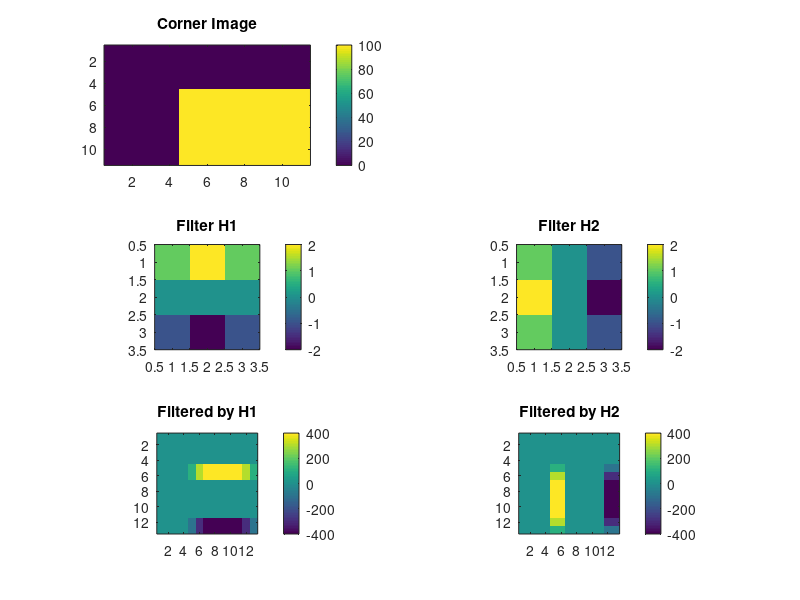
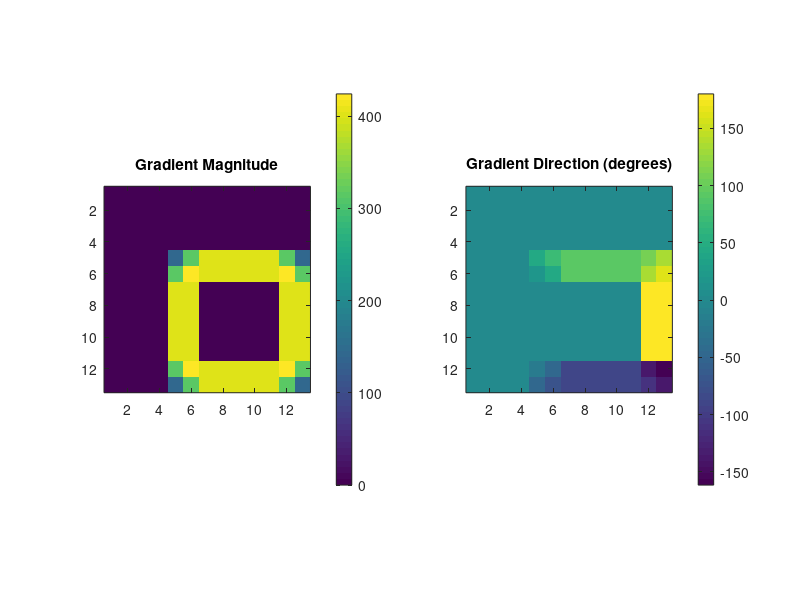
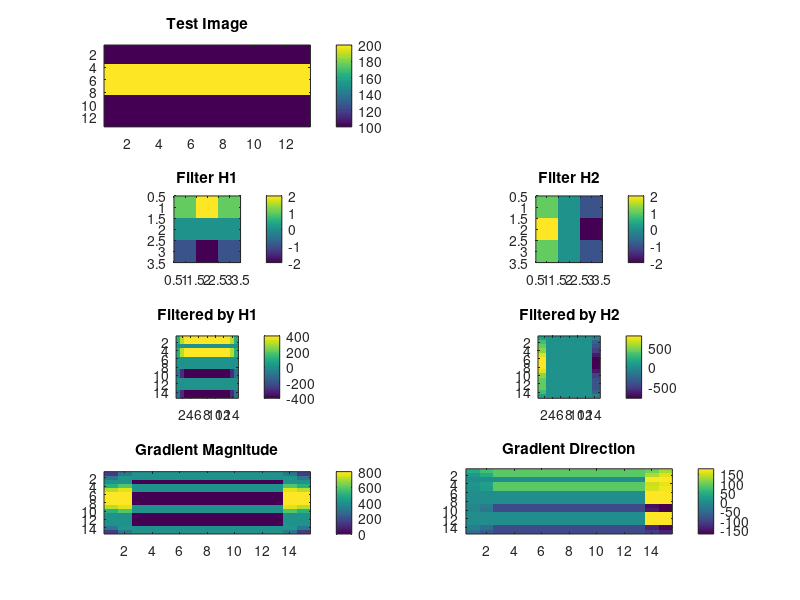
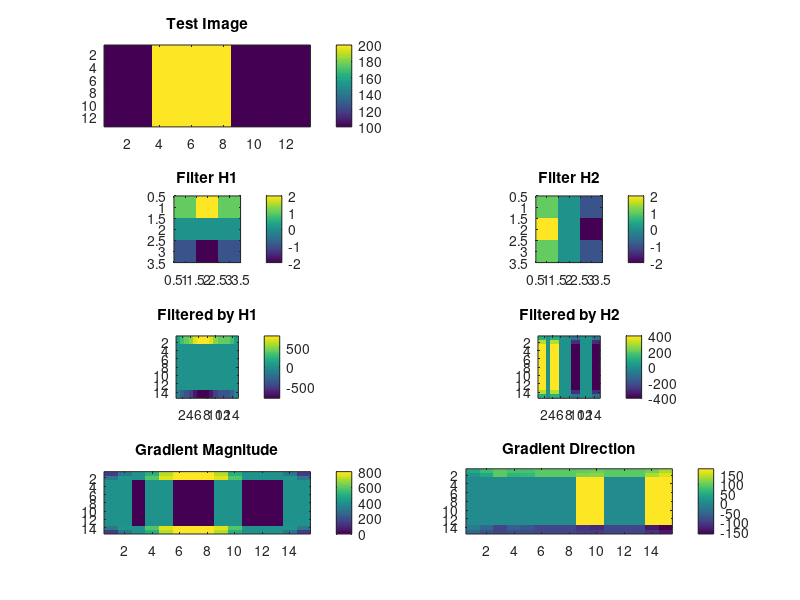

Reproduce these figures in MATLAB, in order. (Note: this script raises an error after producing the figures.)
%% Gradient and Edge Detection
f = zeros(11, 11);
f(5:11,5:11) = 100;

H1 = [1 2 1; 0 0 0; -1 -2 -1];
H2 = [1 0 -1; 2 0 -2; 1 0 -1];

g1 = conv2(f, H1, 'full');
g2 = conv2(f, H2, 'full');

figure('Name','Sobel Filtered Corner');

subplot(3,2,1); imagesc(f); title('Corner Image'); colorbar;

subplot(3,2,3); imagesc(H1); title('Filter H1'); axis image; colorbar;
subplot(3,2,4); imagesc(H2); title('Filter H2'); axis image; colorbar;

subplot(3,2,5); imagesc(g1); axis image; title('Filtered by H1'); colorbar;
subplot(3,2,6); imagesc(g2); axis image; title('Filtered by H2'); colorbar;

%% Gradient Vector
% Gradient magnitude and direction
Gmag = sqrt(g1.^2 + g2.^2);
Gdir = atan2(g1, g2);

% Plot magnitude
figure('Name','Gradient Magnitude and Direction');

subplot(1,2,1);
imagesc(Gmag);
axis image; colorbar;
title('Gradient Magnitude');

% Plot direction (converted to degrees for readability)
subplot(1,2,2);
imagesc(Gdir * 180/pi);
axis image; colorbar;
title('Gradient Direction (degrees)');

%% Test Images
[cc,rr] = meshgrid([1:13],[1:13]);
test1 = 100*ones(size(rr)) + 100*((rr > 3)&(rr < 9));
test2 = 100*ones(size(cc)) + 100*((cc > 3)&(cc < 9));
test3 = 100*ones(size(cc)) + 100*(cc>rr);
test4 = 100*ones(size(cc)) + 100*(cc>rr) + 50*(cc == rr);
test5 = (100/13)*cc;

% Test1
g1 = conv2(test1, H1, 'full');
g2 = conv2(test1, H2, 'full');
Gmag = sqrt(g1.^2 + g2.^2);
Gdir = atan2(g1, g2);

figure('Name','Sobel Filter Gradient Test');

subplot(4,2,1); imagesc(test1); title('Test Image'); colorbar;

subplot(4,2,3); imagesc(H1); title('Filter H1'); axis image; colorbar;
subplot(4,2,4); imagesc(H2); title('Filter H2'); axis image; colorbar;

subplot(4,2,5); imagesc(g1); axis image; title('Filtered by H1'); colorbar;
subplot(4,2,6); imagesc(g2); axis image; title('Filtered by H2'); colorbar;

subplot(4,2,7);imagesc(Gmag); title('Gradient Magnitude'); colorbar;
subplot(4,2,8);imagesc(Gdir * 180/pi); title('Gradient Direction'); colorbar;

% Test2
g1 = conv2(test2, H1, 'full');
g2 = conv2(test2, H2, 'full');
Gmag = sqrt(g1.^2 + g2.^2);
Gdir = atan2(g1, g2);

figure('Name','Sobel Filter Gradient Test');

subplot(4,2,1); imagesc(test2); title('Test Image'); colorbar;

subplot(4,2,3); imagesc(H1); title('Filter H1'); axis image; colorbar;
subplot(4,2,4); imagesc(H2); title('Filter H2'); axis image; colorbar;

subplot(4,2,5); imagesc(g1); axis image; title('Filtered by H1'); colorbar;
subplot(4,2,6); imagesc(g2); axis image; title('Filtered by H2'); colorbar;

subplot(4,2,7);imagesc(Gmag); title('Gradient Magnitude'); colorbar;
subplot(4,2,8);imagesc(Gdir * 180/pi); title('Gradient Direction'); colorbar;

% Test3
g1 = conv2(test3, H1, 'full');
g2 = conv2(test3, H2, 'full');
Gmag = sqrt(g1.^2 + g2.^2);
Gdir = atan2(g1, g2);

figure('Name','Sobel Filter Gradient Test');

subplot(4,2,1); imagesc(test3); title('Test Image'); colorbar;

subplot(4,2,3); imagesc(H1); title('Filter H1'); axis image; colorbar;
subplot(4,2,4); imagesc(H2); title('Filter H2'); axis image; colorbar;

subplot(4,2,5); imagesc(g1); axis image; title('Filtered by H1'); colorbar;
subplot(4,2,6); imagesc(g2); axis image; title('Filtered by H2'); colorbar;

subplot(4,2,7);imagesc(Gmag); title('Gradient Magnitude'); colorbar;
subplot(4,2,8);imagesc(Gdir * 180/pi); title('Gradient Direction'); colorbar;

% Test4
g1 = conv2(test4, H1, 'full');
g2 = conv2(test4, H2, 'full');
Gmag = sqrt(g1.^2 + g2.^2);
Gdir = atan2(g1, g2);

figure('Name','Sobel Filter Gradient Test');

subplot(4,2,1); imagesc(test4); title('Test Image'); colorbar;

subplot(4,2,3); imagesc(H1); title('Filter H1'); axis image; colorbar;
subplot(4,2,4); imagesc(H2); title('Filter H2'); axis image; colorbar;

subplot(4,2,5); imagesc(g1); axis image; title('Filtered by H1'); colorbar;
subplot(4,2,6); imagesc(g2); axis image; title('Filtered by H2'); colorbar;

subplot(4,2,7);imagesc(Gmag); title('Gradient Magnitude'); colorbar;
subplot(4,2,8);imagesc(Gdir * 180/pi); title('Gradient Direction'); colorbar;

% Test5
g1 = conv2(test5, H1, 'full');
g2 = conv2(test5, H2, 'full');
Gmag = sqrt(g1.^2 + g2.^2);
Gdir = atan2(g1, g2);

figure('Name','Sobel Filter Gradient Test');

subplot(4,2,1); imagesc(test5); title('Test Image'); colorbar;

subplot(4,2,3); imagesc(H1); title('Filter H1'); axis image; colorbar;
subplot(4,2,4); imagesc(H2); title('Filter H2'); axis image; colorbar;

subplot(4,2,5); imagesc(g1); axis image; title('Filtered by H1'); colorbar;
subplot(4,2,6); imagesc(g2); axis image; title('Filtered by H2'); colorbar;

subplot(4,2,7);imagesc(Gmag); title('Gradient Magnitude'); colorbar;
subplot(4,2,8);imagesc(Gdir * 180/pi); title('Gradient Direction'); colorbar;

%% House Test
house = rgb2gray(imread('4.1.05.tiff'));
g1 = conv2(house, H1, 'full');
g2 = conv2(house, H2, 'full');
Gmag = sqrt(g1.^2 + g2.^2);
Gdir = atan2(g1, g2);

figure('Name','Sobel Filter Gradient Test');

subplot(4,2,1); imagesc(house); title('Test Image');

subplot(4,2,3); imagesc(H1); title('Filter H1'); axis image; colorbar;
subplot(4,2,4); imagesc(H2); title('Filter H2'); axis image; colorbar;

subplot(4,2,5); imagesc(g1); axis image; title('Filtered by H1'); colorbar;
subplot(4,2,6); imagesc(g2); axis image; title('Filtered by H2'); colorbar;

subplot(4,2,7);imagesc(Gmag); title('Gradient Magnitude'); colorbar;
subplot(4,2,8);imagesc(Gdir * 180/pi); title('Gradient Direction'); colorbar;

%% Digital Laplacian

H = [0 1 0; 1 -4 1; 0 1 0];

house = rgb2gray(imread('4.1.05.tiff'));
g = conv2(house, H, 'full');

figure('Name','Sobel Filter Gradient Test');

subplot(2,2,1); imagesc(house); title('Test Image');
subplot(2,2,2); imagesc(H); title('Digital Laplacian'); axis image; colorbar;
subplot(2,2,3); imshow(g, []); title('Filtered []');
subplot(2,2,4); imshow(g, [0 255]); title('Filtered [0:255]');

imshow(g, [0 255])